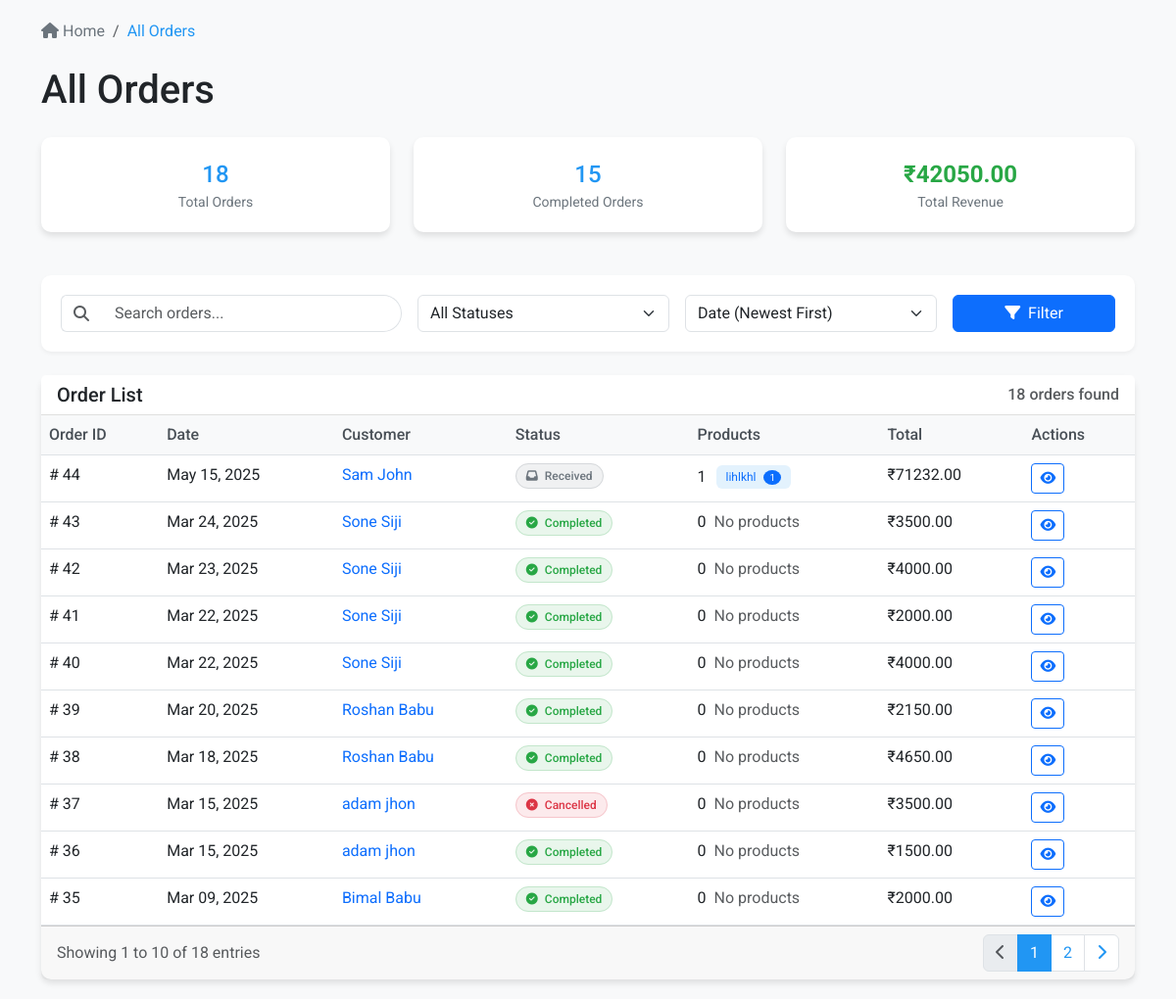
Screenshot of /orders/ with the database file from the repository.
### p_app/models.py (models this page shows, shortened)
class Orders(models.Model):
    cart = models.ForeignKey(cart, on_delete=models.CASCADE)
    customer = models.ForeignKey(UserDetails, on_delete=models.SET_NULL, null=True, blank=True)
    total = models.PositiveIntegerField()
    order_status = models.CharField(max_length=50, choices=ORDER_STATUS)
    created_at = models.DateTimeField(auto_now_add=True)
    address = models.CharField(max_length=100,default="ssss")
    mobile  =models.CharField(max_length=50, default="45678")

class UserDetails(models.Model):
    first_name = models.CharField(max_length=50)
    last_name = models.CharField(max_length=50)
    username = models.CharField(max_length=50, unique=True)
    password = models.CharField(max_length=50)
    email = models.EmailField(max_length=254, unique=True)
    mobile_phone = models.CharField(max_length=15)

class Lense(models.Model):
    SHAPE_CHOICES = [
        ('aviator', 'Aviator'),
        ('square', 'Square'),
        ('oval', 'Oval'),
        ('rectangle', 'Rectangle'),
        ('round', 'Round'),
        ('geometric', 'Geometric'),
    ]
    p_id = models.AutoField(primary_key=True)
    p_name = models.CharField(max_length=50)
    p_desc = models.TextField()
    p_quantity = models.PositiveIntegerField()
    p_price = models.DecimalField(max_digits=10, decimal_places=2)
    p_image = models.ImageField(upload_to='uploads')
    shape = models.CharField(max_length=20, choices=SHAPE_CHOICES, default='round')
    seller=models.ForeignKey(Seller,on_delete=models.CASCADE,null=True)
    cat=models.ForeignKey(Category,on_delete=models.CASCADE,null=True)
    class Meta:
        db_table = 'p_app'

### p_app/views.py (the view, shortened to what this page needs)
# urls.py: path('orders/', views.orders_list, name='orders_list'),
def orders_list(request):
    customer_id = request.GET.get('customer')
    status = request.GET.get('status')
    search_query = request.GET.get('q', '')
    sort_by = request.GET.get('sort', 'created_at')
    order = request.GET.get('order', 'desc')
    orders = Orders.objects.all()
    if customer_id:
        orders = orders.filter(customer_id=customer_id)
        try:
            from .models import UserDetails
            customer = UserDetails.objects.get(id=customer_id)
        except:
            customer = None
    else:
        customer = None
    if status:
        orders = orders.filter(order_status=status)
    order_prefix = '-' if order == 'desc' else ''
    valid_sort_fields = ['id', 'created_at', 'total', 'order_status']
    if sort_by in valid_sort_fields:
        orders = orders.order_by(f'{order_prefix}{sort_by}')
    else:
        orders = orders.order_by('-created_at')  # Default to most recent
    orders = orders.annotate(
        product_count=Count('cart__cartproduct', distinct=True)
    )
    for order in orders:
        try:
            cart_products = CartProduct.objects.filter(
                cart_id=order.cart_id
            ).select_related('product')
            products = []
            for cp in cart_products:
                product_name = getattr(cp.product, 'p_name', f'Product {cp.product_id}')
                products.append({
                    'name': product_name,
                    'quantity': cp.quantity,
                    'price': cp.price if hasattr(cp, 'price') else 0
                })
            order.products = products
        except Exception as e:
            print(f"Error getting products for order {order.id}: {e}")
            order.products = []
    items_per_page = request.GET.get('items', 10)
    try:
        items_per_page = int(items_per_page)
    except ValueError:
        items_per_page = 10
    paginator = Paginator(orders, items_per_page)
    page = request.GET.get('page', 1)
    try:
        orders_page = paginator.page(page)
    except:
        orders_page = paginator.page(1)
    from .models import ORDER_STATUS
    status_options = [status[0] for status in ORDER_STATUS]
    total_orders = orders.count()
    completed_orders = orders.filter(order_status="order completed").count()
    total_revenue = orders.filter(order_status="order completed").aggregate(Sum('total'))['total__sum'] or 0
    if customer:
        customer_metrics = {
            'name': f"{customer.first_name} {customer.last_name}",
            'email': customer.email,
            'phone': customer.mobile_phone,
            'total_orders': total_orders,
            'completed_orders': completed_orders,
            'total_spent': total_revenue
        }
    else:
        customer_metrics = None
    context = {
        'orders': orders_page,
        'sort_by': sort_by,
        'order': order,
        'search_query': search_query,
        'status': status,
        'status_options': status_options,
        'customer_id': customer_id,
        'customer': customer_metrics,
        'metrics': {
            'total_orders': total_orders,
            'completed_orders': completed_orders,
            'total_revenue': total_revenue,
        },
        'items_per_page': items_per_page
    }
    return render(request, 'orders.html', context)

### templates/orders.html (shortened to what this page needs)
<!DOCTYPE html>
<html lang="en">
<head>
    <link href="https://cdn.jsdelivr.net/npm/bootstrap@5.3.0/dist/css/bootstrap.min.css" rel="stylesheet">
    <link rel="stylesheet" href="https://cdnjs.cloudflare.com/ajax/libs/font-awesome/6.4.0/css/all.min.css">
</head>
<body>
    <div class="container">
        <nav aria-label="breadcrumb" class="mb-4">
            <ol class="breadcrumb">
                <li class="breadcrumb-item"><a href="/admin_view"><i class="fas fa-home"></i> Home</a></li>
                {% if customer %}
                <li class="breadcrumb-item"><a href="/customer_list/">Customers</a></li>
                <li class="breadcrumb-item active">{{ customer.name }}'s Orders</li>
                {% else %}
                <li class="breadcrumb-item active">All Orders</li>
                {% endif %}
            </ol>
        </nav>
        <h1 class="mb-4">
            {% if customer %}
            {{ customer.name }}'s Orders
            {% else %}
            All Orders
            {% endif %}
        </h1>
        <div class="row mb-4">
            <div class="col-md-4">
                <div class="card stats-card">
                    <div class="stat-value">{{ metrics.total_orders }}</div>
                    <div class="stat-label">Total Orders</div>
                </div>
            </div>
            <div class="col-md-4">
                <div class="card stats-card">
                    <div class="stat-value">{{ metrics.completed_orders }}</div>
                    <div class="stat-label">Completed Orders</div>
                </div>
            </div>
            <div class="col-md-4">
                <div class="card stats-card">
                    <div class="stat-value total-revenue">₹{{ metrics.total_revenue|floatformat:2 }}</div>
                    <div class="stat-label">Total Revenue</div>
                </div>
            </div>
        </div>
        <div class="filter-section mb-4">
            <form method="get" action="{% url 'orders_list' %}" class="row g-3">
                <div class="col-md-4">
                    <div class="input-group">
                        <span class="input-group-text bg-white border-end-0">
                            <i class="fas fa-search text-muted"></i>
                        </span>
                        <input type="text" name="q" value="{{ search_query }}" class="form-control search-input border-start-0" placeholder="Search orders...">
                    </div>
                </div>
                <div class="col-md-3">
                    <select name="status" class="form-select">
                        <option value="">All Statuses</option>
                    </select>
                </div>
                <div class="col-md-3">
                    <select name="sort" class="form-select">
                        <option value="created_at" {% if sort_by == 'created_at' %}selected{% endif %}>Date (Newest First)</option>
                    </select>
                </div>
                <div class="col-md-2">
                    <button type="submit" class="btn btn-primary w-100">
                        <i class="fas fa-filter me-1"></i> Filter
                    </button>
                </div>
            </form>
        </div>
        <div class="card">
            <div class="card-header d-flex justify-content-between align-items-center">
                <h5 class="mb-0">Order List</h5>
                <div>
                    <span class="text-muted">{{ orders.paginator.count }} orders found</span>
                </div>
            </div>
            <div class="card-body p-0">
                <div class="table-responsive">
                    <table class="table table-hover mb-0">
                        <thead>
                            <tr>
                                <th>Order ID</th>
                                <th>Date</th>
                                {% if not customer %}
                                <th>Customer</th>
                                {% endif %}
                                <th>Status</th>
                                <th>Products</th>
                                <th>Total</th>
                                <th>Actions</th>
                            </tr>
                        </thead>
                        <tbody>
                            {% if orders %}
                                {% for order in orders %}
                                <tr class="order-row" data-order-id="{{ order.id }}">
                                    <td># {{ order.id }}</td>
                                    <td>{{ order.created_at|date:"M d, Y" }}</td>
                                    {% if not customer %}
                                    <td>
                                        {% if order.customer %}
                                        <a href="?customer={{ order.customer.id }}" class="text-decoration-none">
                                            {{ order.customer.first_name }} {{ order.customer.last_name }}
                                        </a>
                                        {% else %}
                                        <span class="text-muted">Guest</span>
                                        {% endif %}
                                    </td>
                                    {% endif %}
                                    <td>
                                        {% if order.order_status == 'order completed' %}
                                        <span class="status-badge status-completed">
                                            <i class="fas fa-check-circle me-1"></i> Completed
                                        </span>
                                        {% elif order.order_status == 'order processing' %}
                                        <span class="status-badge status-processing">
                                            <i class="fas fa-cog me-1"></i> Processing
                                        </span>
                                        {% elif order.order_status == 'order cancelled' %}
                                        <span class="status-badge status-cancelled">
                                            <i class="fas fa-times-circle me-1"></i> Cancelled
                                        </span>
                                        {% elif order.order_status == 'order on the way' %}
                                        <span class="status-badge status-ontheway">
                                            <i class="fas fa-truck me-1"></i> On the way
                                        </span>
                                        {% else %}
                                        <span class="status-badge status-recived">
                                            <i class="fas fa-inbox me-1"></i> Received
                                        </span>
                                        {% endif %}
                                    </td>
                                    <td>
                                        <div class="d-flex align-items-center">
                                            <span class="me-2">{{ order.product_count }}</span>
                                            {% if order.products %}
                                                {% for product in order.products|slice:":2" %}
                                                <span class="badge badge-products">
                                                    {{ product.name|truncatechars:10 }}
                                                    <span class="badge-count">{{ product.quantity }}</span>
                                                </span>
                                                {% endfor %}
                                            {% else %}
                                            <span class="text-muted">No products</span>
                                            {% endif %}
                                        </div>
                                    </td>
                                    <td>₹{{ order.total|floatformat:2 }}</td>
                                    <td>
                                        <button class="btn btn-sm btn-outline-primary view-order-btn"
                                            data-order-id="{{ order.id }}">
                                            <i class="fas fa-eye"></i>
                                        </button>
                                    </td>
                                </tr>
                                {% endfor %}
                            {% endif %}
                        </tbody>
                    </table>
                </div>
            </div>
            <div class="card-footer">
                <div class="d-flex justify-content-between align-items-center">
                    <div>
                        <span class="text-muted">Showing {{ orders.start_index }} to {{ orders.end_index }} of {{ orders.paginator.count }} entries</span>
                    </div>
                    <nav>
                        <ul class="pagination mb-0">
                            {% if orders.has_previous %}
                            <li class="page-item">
                                <a class="page-link" href="?{% if customer_id %}customer={{ customer_id }}&{% endif %}{% if search_query %}q={{ search_query }}&{% endif %}{% if status %}status={{ status }}&{% endif %}{% if sort_by %}sort={{ sort_by }}&{% endif %}page={{ orders.previous_page_number }}">
                                    <i class="fas fa-chevron-left"></i>
                                </a>
                            </li>
                            {% else %}
                            <li class="page-item disabled">
                                <span class="page-link"><i class="fas fa-chevron-left"></i></span>
                            </li>
                            {% endif %}
                            {% for i in orders.paginator.page_range %}
                                {% if orders.number == i %}
                                <li class="page-item active">
                                    <span class="page-link">{{ i }}</span>
                                </li>
                                {% elif i > orders.number|add:"-3" and i < orders.number|add:"3" %}
                                <li class="page-item">
                                    <a class="page-link" href="?{% if sort_by %}sort={{ sort_by }}&{% endif %}page={{ i }}">{{ i }}</a>
                                </li>
                                {% endif %}
                            {% endfor %}
                            {% if orders.has_next %}
                            <li class="page-item">
                                <a class="page-link" href="?{% if sort_by %}sort={{ sort_by }}&{% endif %}page={{ orders.next_page_number }}">
                                    <i class="fas fa-chevron-right"></i>
                                </a>
                            </li>
                            {% else %}
                            <li class="page-item disabled">
                                <span class="page-link"><i class="fas fa-chevron-right"></i></span>
                            </li>
                            {% endif %}
                        </ul>
                    </nav>
                </div>
            </div>
        </div>
    </div>
</body>
</html>

### rows the page displays
Orders: id "44", created_at "May 15, 2025", customer.first_name "Sam", customer.last_name "John", order_status "Order recived" (drawn), product_count "1", quantity "1", total "71232.00"
Lense: name "lihlkhl"
Orders: id "43", created_at "Mar 24, 2025", customer.first_name "Sone", customer.last_name "Siji", order_status "order completed" (drawn), product_count "0", shows "No products", total "3500.00"
Orders: id "42", created_at "Mar 23, 2025", customer.first_name "Sone", customer.last_name "Siji", order_status "order completed" (drawn), product_count "0", shows "No products", total "4000.00"
Orders: id "41", created_at "Mar 22, 2025", customer.first_name "Sone", customer.last_name "Siji", order_status "order completed" (drawn), product_count "0", shows "No products", total "2000.00"
Orders: id "40", created_at "Mar 22, 2025", customer.first_name "Sone", customer.last_name "Siji", order_status "order completed" (drawn), product_count "0", shows "No products", total "4000.00"
Orders: id "39", created_at "Mar 20, 2025", customer.first_name "Roshan", customer.last_name "Babu", order_status "order completed" (drawn), product_count "0", shows "No products", total "2150.00"
Orders: id "38", created_at "Mar 18, 2025", customer.first_name "Roshan", customer.last_name "Babu", order_status "order completed" (drawn), product_count "0", shows "No products", total "4650.00"
Orders: id "37", created_at "Mar 15, 2025", customer.first_name "adam", customer.last_name "jhon", order_status "order cancelled" (drawn), product_count "0", shows "No products", total "3500.00"
Orders: id "36", created_at "Mar 15, 2025", customer.first_name "adam", customer.last_name "jhon", order_status "order completed" (drawn), product_count "0", shows "No products", total "1500.00"
Orders: id "35", created_at "Mar 09, 2025", customer.first_name "Bimal", customer.last_name "Babu", order_status "order completed" (drawn), product_count "0", shows "No products", total "2000.00"

### other values shown
{{ metrics.total_orders }} "18"
{{ metrics.completed_orders }} "15"
{{ metrics.total_revenue|floatformat:2 }} "42050.00"
{{ orders.paginator.count }} "18"
{{ orders.start_index }} "1"
{{ orders.end_index }} "10"
{{ i }} "1"
{{ i }} "2"
